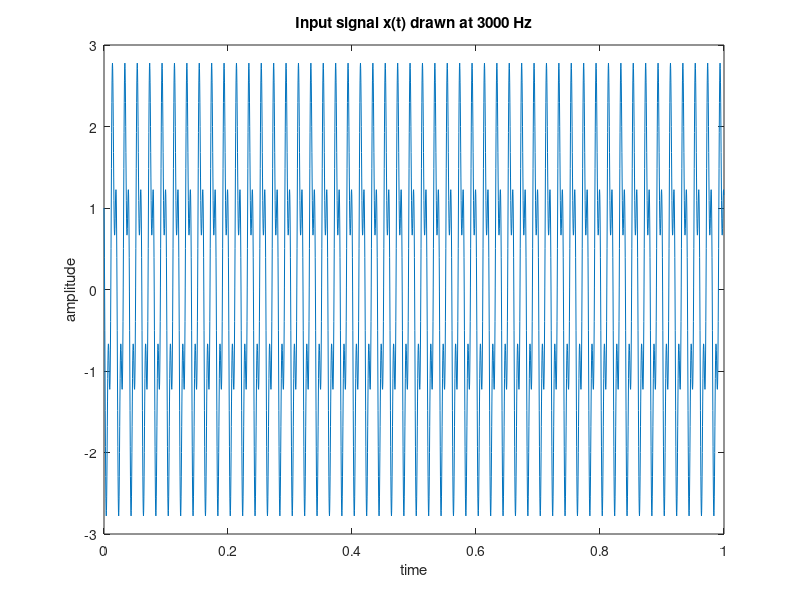
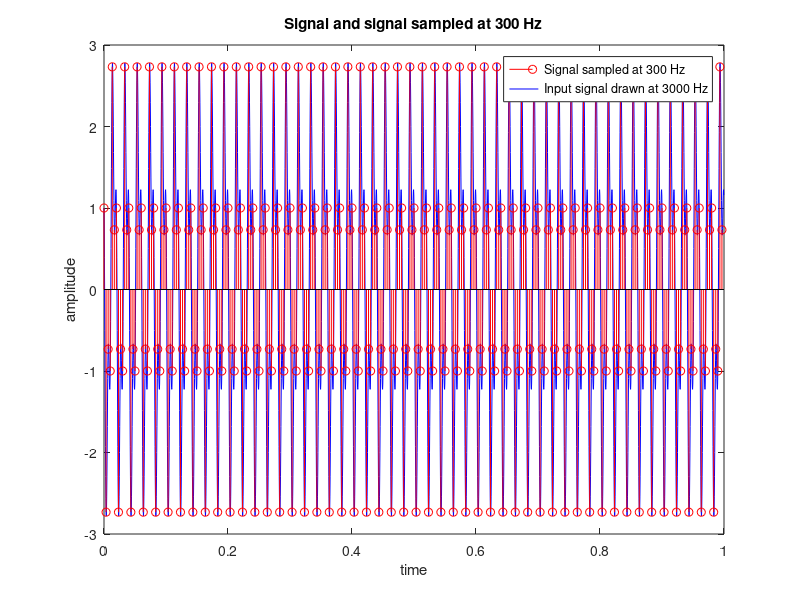
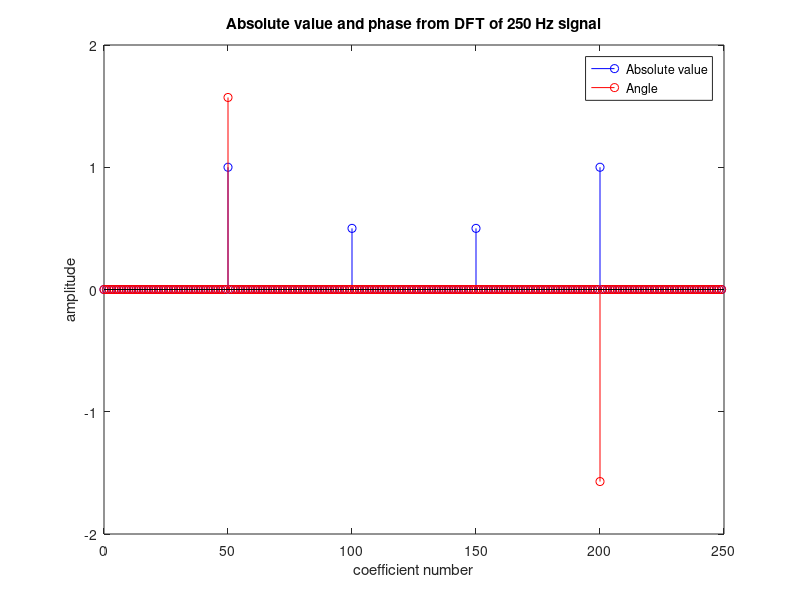
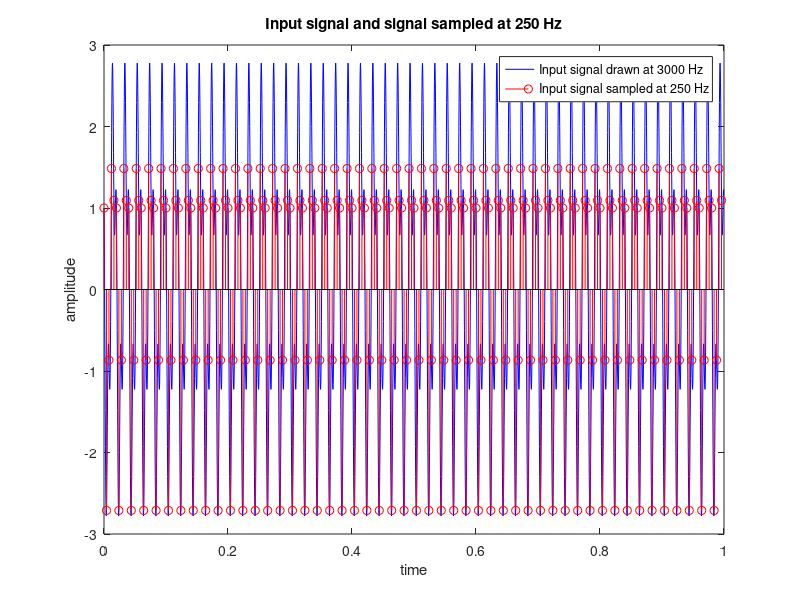

Write MATLAB code to recreate these figures, in order.
%Regneøving 4, oppgave 5.

x = @(t) 2*cos(2*pi*50*t + pi/2) + cos(2*pi*150*t);
max_sampl = 3000; %Samplingshastighet høy nok til å garantere korrekt gjenngivelse av signalet.
max_freq = 1/max_sampl;
t_cont = linspace(0,(1-max_freq), max_sampl);
figure(1);
plot(t_cont,x(t_cont));
xlabel('time');
ylabel('amplitude')
title('Input signal x(t) drawn at 3000 Hz');
%^Creates a expression for x based on a symbolic t, to be given later.

%a) 
%Shannon-Nyquist teoremet forteller oss da at [fs >= 300 Hz]
min_sampl = 300;
min_freq = 1/min_sampl;
t_disc_min = (0:min_freq:(1-min_freq));
figure(2);
plot_signal = plot(t_cont, x(t_cont), 'b');
xlabel('time');
ylabel('amplitude')
title('Signal and signal sampled at 300 Hz')

hold on
plot_sampled = stem(t_disc_min, x(t_disc_min), 'r');
hold off
legend([plot_sampled, plot_signal],'Signal sampled at 300 Hz', 'Input signal drawn at 3000 Hz');

%b)
f = 250; %samples per sekund
fs = (1/f); %samplingshastighet

t_250freq = 0:fs:(1-fs);

x_250freq = x(t_250freq);

X_sum = (fft(x_250freq)/f);
X_abs = abs(X_sum);
X_ang = angle(X_sum);

for i = 1:f
    if(X_abs(i) < (max(X_abs)/100))
        X_ang(i) = 0;
    end
end

figure(3);
plot_250abs = stem((0:249),X_abs, 'b');
hold on
plot_250ang = stem((0:249),X_ang, 'r');
hold off
xlabel('coefficient number');
ylabel('amplitude');
title('Absolute value and phase from DFT of 250 Hz signal');
legend([plot_250abs, plot_250ang], 'Absolute value', 'Angle');

figure(4);
plot_signal = plot(t_cont, x(t_cont), 'b');
xlabel('time');
ylabel('amplitude');
title('Input signal and signal sampled at 250 Hz');
hold on
plot_250freq = stem(t_250freq, x_250freq, 'r');
hold off
legend([plot_signal, plot_250freq], 'Input signal drawn at 3000 Hz', 'Input signal sampled at 250 Hz');

%^Noe blir ikke helt rett i b).
%c)